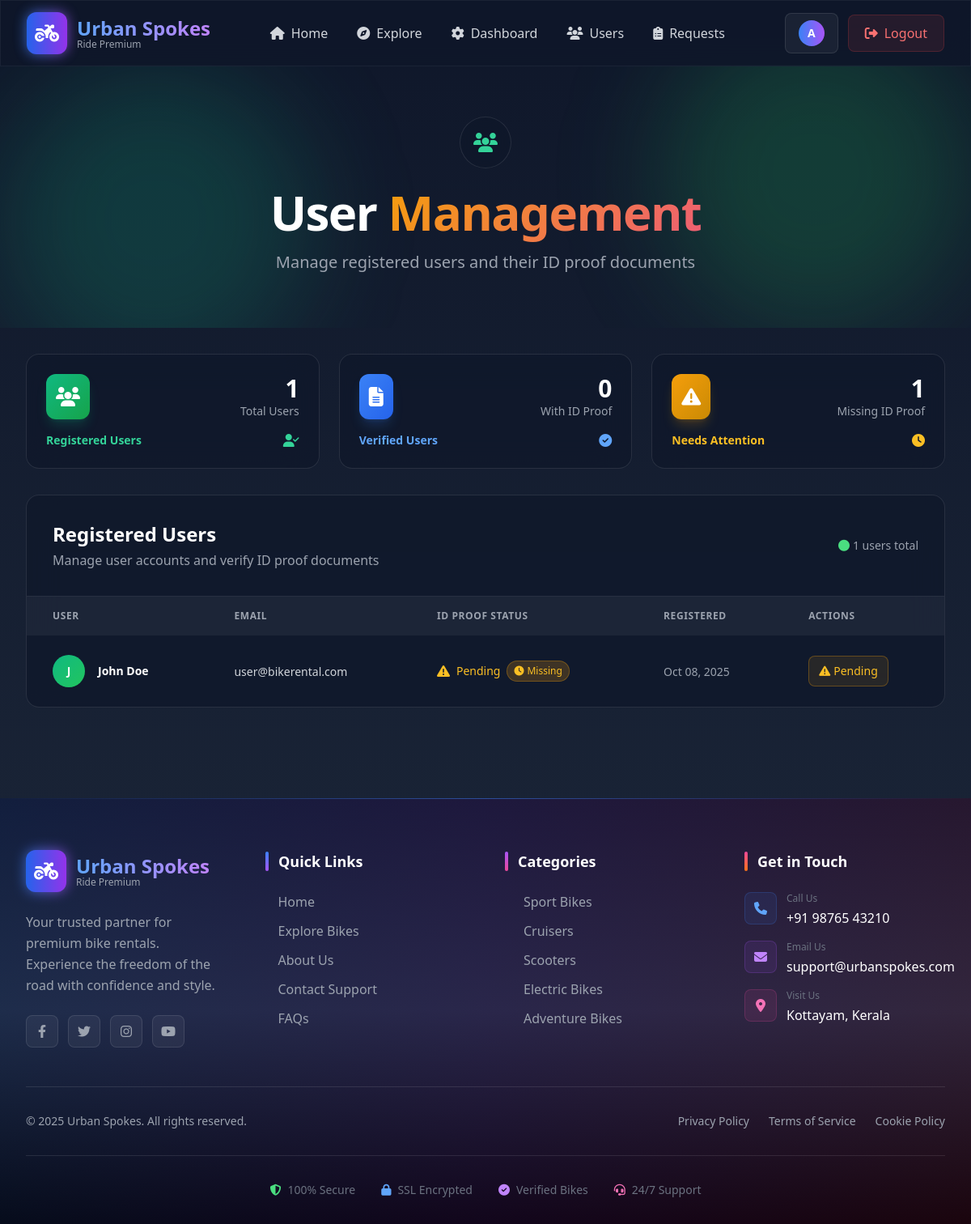
Screenshot of /pages/user_management.php (signed in) with the database file from the repository.
### tables this page shows
CREATE TABLE IF NOT EXISTS users (
    id INT AUTO_INCREMENT PRIMARY KEY,
    name VARCHAR(100) NOT NULL,
    email VARCHAR(100) UNIQUE NOT NULL,
    password VARCHAR(255) NOT NULL,
    is_admin TINYINT(1) DEFAULT 0,
    id_proof VARCHAR(500),
    created_at TIMESTAMP DEFAULT CURRENT_TIMESTAMP
);

### pages/user_management.php (the view, shortened to what this page needs)
<?php
require_once __DIR__ . '/../db_connect.php';
$usersStmt = $pdo->query("SELECT id, name, email, id_proof, created_at FROM users WHERE is_admin = 0 ORDER BY created_at DESC");
$users = $usersStmt->fetchAll();
$userStatsStmt = $pdo->query("SELECT
    (SELECT COUNT(*) FROM users WHERE is_admin = 0) as total_users,
    (SELECT COUNT(*) FROM users WHERE is_admin = 0 AND id_proof IS NOT NULL AND id_proof != '') as users_with_id,
    (SELECT COUNT(*) FROM users WHERE is_admin = 0 AND (id_proof IS NULL OR id_proof = '')) as users_without_id");
$userStats = $userStatsStmt->fetch();
require_once __DIR__ . '/../components/header.php';
?>
<div class="relative overflow-hidden py-16">
    <div class="absolute inset-0">
        <div class="absolute top-0 left-0 w-96 h-96 bg-emerald-500/20 rounded-full blur-3xl animate-pulse"></div>
        <div class="absolute bottom-0 right-0 w-96 h-96 bg-green-500/20 rounded-full blur-3xl animate-pulse" style="animation-delay: 1s;"></div>
    </div>
    <div class="relative max-w-7xl mx-auto px-4 sm:px-6 lg:px-8">
        <div class="text-center">
            <div class="inline-flex items-center justify-center w-16 h-16 glass rounded-full mb-6 border border-white/10">
                <i class="fas fa-users text-2xl text-emerald-400"></i>
            </div>
            <h1 class="text-5xl md:text-6xl font-black text-white mb-4 tracking-tight">
                User <span class="animated-gradient text-transparent bg-clip-text">Management</span>
            </h1>
            <p class="text-xl text-gray-400 max-w-2xl mx-auto leading-relaxed">
                Manage registered users and their ID proof documents
            </p>
        </div>
    </div>
</div>
<div class="max-w-7xl mx-auto px-4 sm:px-6 lg:px-8 py-8">
    <div class="grid grid-cols-1 md:grid-cols-3 gap-6 mb-8">
        <div class="group relative glass rounded-2xl border border-white/10 hover:border-emerald-500/50 transition-all duration-300 transform hover:-translate-y-1 overflow-hidden">
            <div class="relative p-6">
                <div class="flex items-center justify-between mb-4">
                    <div class="p-3 bg-gradient-to-br from-emerald-500 to-green-600 rounded-xl shadow-lg shadow-emerald-500/20">
                        <i class="fas fa-users text-2xl text-white"></i>
                    </div>
                    <div class="text-right">
                        <p class="text-3xl font-black text-white"><?php echo $userStats['total_users']; ?></p>
                        <p class="text-sm text-gray-400 font-medium">Total Users</p>
                    </div>
                </div>
                <div class="flex items-center justify-between">
                    <span class="text-sm text-emerald-400 font-semibold">Registered Users</span>
                    <i class="fas fa-user-check text-emerald-400"></i>
                </div>
            </div>
        </div>
        <div class="group relative glass rounded-2xl border border-white/10 hover:border-blue-500/50 transition-all duration-300 transform hover:-translate-y-1 overflow-hidden">
            <div class="relative p-6">
                <div class="flex items-center justify-between mb-4">
                    <div class="p-3 bg-gradient-to-br from-blue-500 to-blue-600 rounded-xl shadow-lg shadow-blue-500/20">
                        <i class="fas fa-file-alt text-2xl text-white"></i>
                    </div>
                    <div class="text-right">
                        <p class="text-3xl font-black text-white"><?php echo $userStats['users_with_id']; ?></p>
                        <p class="text-sm text-gray-400 font-medium">With ID Proof</p>
                    </div>
                </div>
                <div class="flex items-center justify-between">
                    <span class="text-sm text-blue-400 font-semibold">Verified Users</span>
                    <i class="fas fa-check-circle text-blue-400"></i>
                </div>
            </div>
        </div>
        <div class="group relative glass rounded-2xl border border-white/10 hover:border-amber-500/50 transition-all duration-300 transform hover:-translate-y-1 overflow-hidden">
            <div class="relative p-6">
                <div class="flex items-center justify-between mb-4">
                    <div class="p-3 bg-gradient-to-br from-amber-500 to-yellow-600 rounded-xl shadow-lg shadow-amber-500/20">
                        <i class="fas fa-exclamation-triangle text-2xl text-white"></i>
                    </div>
                    <div class="text-right">
                        <p class="text-3xl font-black text-white"><?php echo $userStats['users_without_id']; ?></p>
                        <p class="text-sm text-gray-400 font-medium">Missing ID Proof</p>
                    </div>
                </div>
                <div class="flex items-center justify-between">
                    <span class="text-sm text-amber-400 font-semibold">Needs Attention</span>
                    <i class="fas fa-clock text-amber-400"></i>
                </div>
            </div>
        </div>
    </div>
    <div class="glass rounded-2xl border border-white/10 overflow-hidden">
        <div class="p-8 border-b border-white/10">
            <div class="flex items-center justify-between">
                <div>
                    <h2 class="text-2xl font-bold text-white">Registered Users</h2>
                    <p class="text-gray-400 mt-1">Manage user accounts and verify ID proof documents</p>
                </div>
                <div class="flex items-center space-x-3">
                    <div class="text-sm text-gray-400">
                        <i class="fas fa-circle text-green-400 mr-1"></i><?php echo count($users); ?> users total
                    </div>
                </div>
            </div>
        </div>
        <div class="overflow-x-auto">
            <table class="w-full">
                <thead class="bg-white/5">
                    <tr>
                        <th class="px-8 py-4 text-left text-xs font-semibold text-gray-400 uppercase tracking-wider">User</th>
                        <th class="px-8 py-4 text-left text-xs font-semibold text-gray-400 uppercase tracking-wider">Email</th>
                        <th class="px-8 py-4 text-left text-xs font-semibold text-gray-400 uppercase tracking-wider">ID Proof Status</th>
                        <th class="px-8 py-4 text-left text-xs font-semibold text-gray-400 uppercase tracking-wider">Registered</th>
                        <th class="px-8 py-4 text-left text-xs font-semibold text-gray-400 uppercase tracking-wider">Actions</th>
                    </tr>
                </thead>
                <tbody class="divide-y divide-white/10">
                    <?php foreach ($users as $user): ?>
                    <tr class="hover:bg-white/5 transition-colors duration-200">
                        <td class="px-8 py-6">
                            <div class="flex items-center">
                                <div class="flex-shrink-0 w-10 h-10">
                                    <div class="w-10 h-10 rounded-full bg-gradient-to-br from-emerald-500 to-green-500 flex items-center justify-center">
                                        <span class="text-white font-semibold text-sm"><?php echo strtoupper(substr($user['name'], 0, 1)); ?></span>
                                    </div>
                                </div>
                                <div class="ml-4">
                                    <div class="text-sm font-semibold text-white"><?php echo htmlspecialchars($user['name']); ?></div>
                                </div>
                            </div>
                        </td>
                        <td class="px-8 py-6">
                            <span class="text-sm text-gray-300"><?php echo htmlspecialchars($user['email']); ?></span>
                        </td>
                        <td class="px-8 py-6">
                            <?php if (!empty($user['id_proof'])): ?>
                                <div class="flex items-center space-x-2">
                                    <i class="fas fa-file-alt text-green-400"></i>
                                    <span class="text-sm text-green-400 font-medium">Verified</span>
                                    <span class="inline-flex items-center px-2 py-1 rounded-full text-xs font-medium bg-green-500/20 text-green-400 border border-green-500/30">
                                        <i class="fas fa-check mr-1"></i>Uploaded
                                    </span>
                                </div>
                            <?php else: ?>
                                <div class="flex items-center space-x-2">
                                    <i class="fas fa-exclamation-triangle text-amber-400"></i>
                                    <span class="text-sm text-amber-400 font-medium">Pending</span>
                                    <span class="inline-flex items-center px-2 py-1 rounded-full text-xs font-medium bg-amber-500/20 text-amber-400 border border-amber-500/30">
                                        <i class="fas fa-clock mr-1"></i>Missing
                                    </span>
                                </div>
                            <?php endif; ?>
                        </td>
                        <td class="px-8 py-6">
                            <span class="text-sm text-gray-400"><?php echo date('M d, Y', strtotime($user['created_at'])); ?></span>
                        </td>
                        <td class="px-8 py-6">
                            <div class="flex items-center space-x-3">
                                <?php if (!empty($user['id_proof'])): ?>
                                    <a href="<?php echo BASE_URL; ?>/<?php echo htmlspecialchars($user['id_proof']); ?>" target="_blank"
                                       class="inline-flex items-center px-3 py-2 border border-blue-500/30 text-blue-400 bg-blue-500/10 rounded-lg hover:bg-blue-500/20 hover:border-blue-500/50 transition-all duration-200 text-sm font-medium">
                                        <i class="fas fa-eye mr-1"></i>View ID
                                    </a>
                                    <button class="inline-flex items-center px-3 py-2 border border-red-500/30 text-red-400 bg-red-500/10 rounded-lg hover:bg-red-500/20 hover:border-red-500/50 transition-all duration-200 text-sm font-medium"
                                            onclick="if(confirm('Are you sure you want to unverify this user? They will be prompted to upload ID proof again.')) { window.location.href='?unverify=<?php echo $user['id']; ?>'; }">
                                        <i class="fas fa-times-circle mr-1"></i>Unverify
                                    </button>
                                <?php else: ?>
                                    <button class="inline-flex items-center px-3 py-2 border border-amber-500/30 text-amber-400 bg-amber-500/10 rounded-lg hover:bg-amber-500/20 hover:border-amber-500/50 transition-all duration-200 text-sm font-medium"
                                            onclick="alert('ID proof not uploaded yet. User needs to provide identification document.')">
                                        <i class="fas fa-exclamation-triangle mr-1"></i>Pending
                                    </button>
                                <?php endif; ?>
                            </div>
                        </td>
                    </tr>
                    <?php endforeach; ?>
                </tbody>
            </table>
        </div>
    </div>
</div>
<?php require_once __DIR__ . '/../components/footer.php'; ?>

### rows the page displays
users: name "J", name "John Doe", email "user@bikerental.com", shows "Pending", created_at "Oct 08, 2025"

### other values shown
substr($_SESSION['user_name'], 0, 1) "A"
$userStats['total_users'] "1"
$userStats['users_with_id'] "0"
$userStats['users_without_id'] "1"
count($users) "1"
